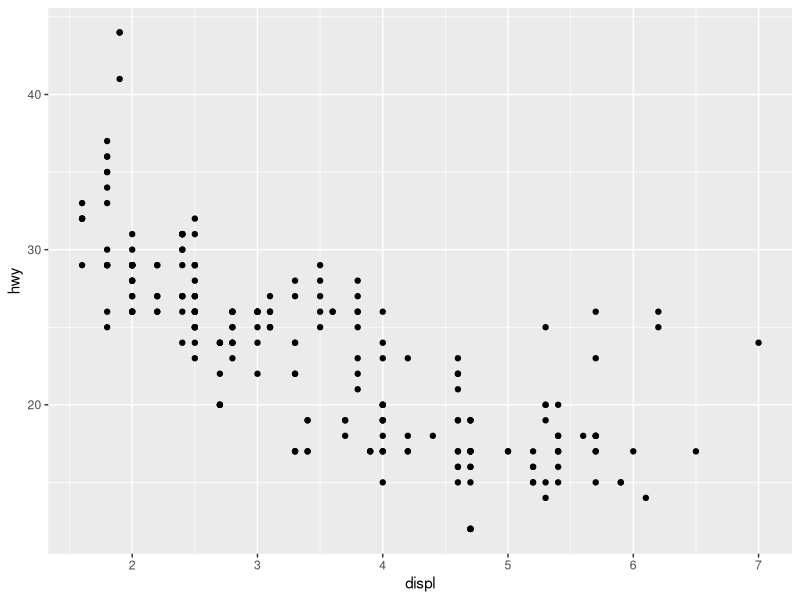
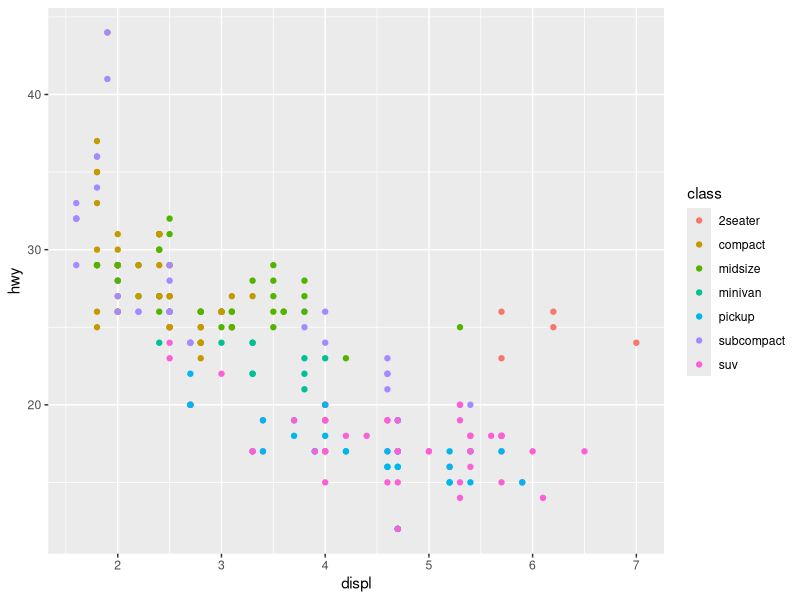
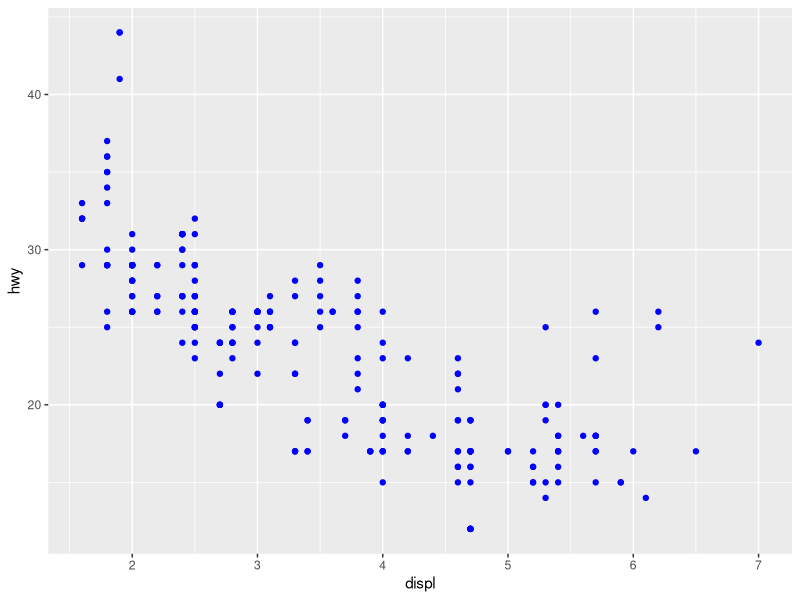

Reproduce these figures in R, in order.
## ---- chunk 1
library(tidyverse)
## ---- chunk 2
view(mpg)
mpg

## ---- chunk 3
#make a plot with mpg data, map x n y with displ and hwy. then (+) add points based on displ and hwy with geom point specifying scatterplot
displ_vs_hwy<-ggplot(data = mpg, mapping = aes(displ, hwy)) + geom_point()
#or specify a plot of mpg data, then (+) apply the scatter plot layer (geom point) map x and y with displ and hwy
displ_vs_hwy_b<-ggplot(mpg) + geom_point(mapping = aes(x = displ, y = hwy))
## ---- chunk 4
displ_vs_hwy_b
## ---- chunk 5
displ_hwy_class<-ggplot(mpg)+ geom_point(aes(displ, hwy, color= class))
## ---- chunk 6
ggplot(data = mpg, aes(displ, hwy, color= class)) + geom_point()
## ---- chunk 7
bluepts<-ggplot(data = mpg) + 
  geom_point(mapping = aes(x = displ, y = hwy), color = "blue")
bluepts
